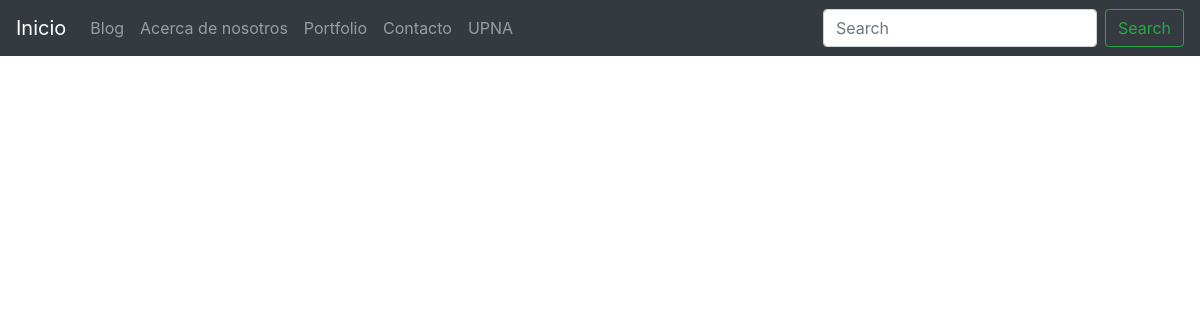
/blog/, run on an earlier commit of the app's database.
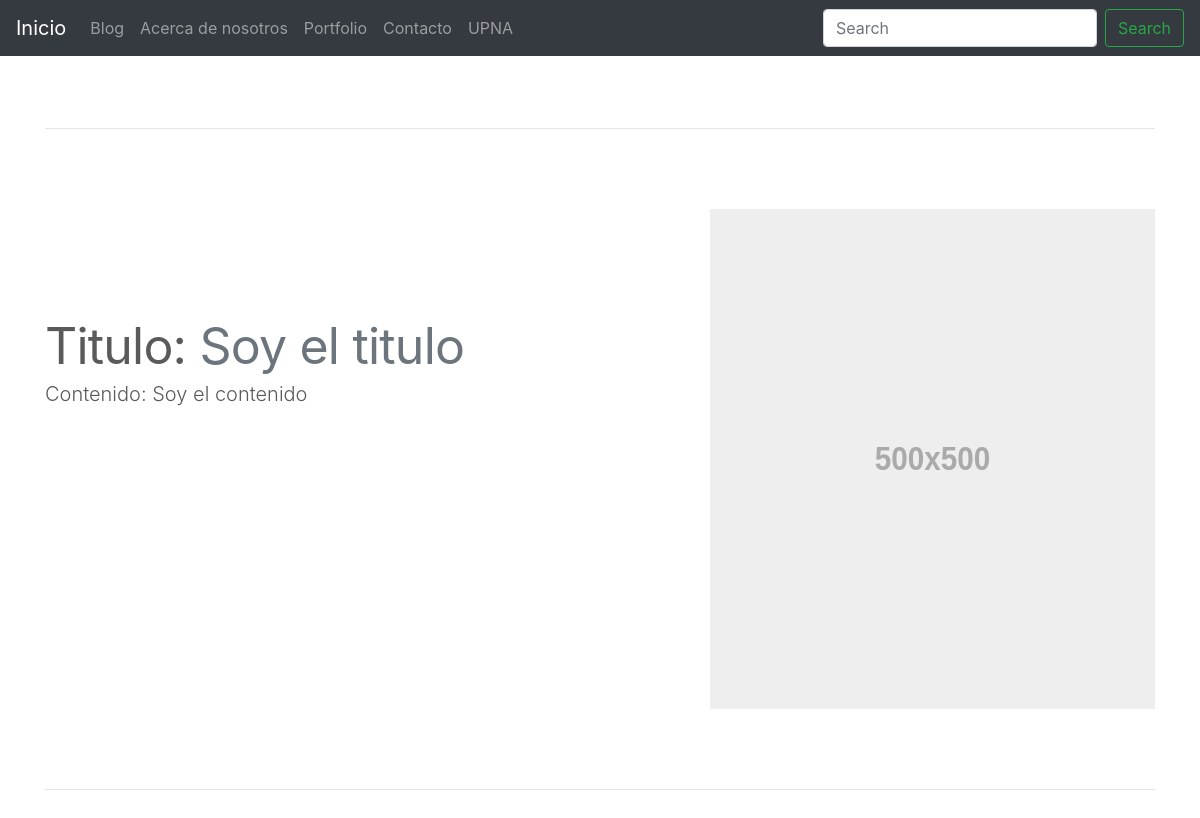
And on a later commit of the database.
### AppBlog/models.py (models this page shows, shortened)
class Post(models.Model):
    title = models.CharField(max_length=200, verbose_name = "Título")
    content = models.TextField(verbose_name = "Contenido")
    published = models.DateTimeField(verbose_name = "Fecha de publicación",default=now)
    image = models.ImageField(verbose_name="Imagen",upload_to="Blog",null=True,blank=True)
    author = models.ForeignKey(User, verbose_name = "Autor",on_delete=models.CASCADE)
    categories = models.ManyToManyField(Category,verbose_name="Categorías", related_name="get_posts")
    created = models.DateTimeField(auto_now_add=True, verbose_name = "Fecha de creación")
    updated = models.DateTimeField(auto_now=True, verbose_name = "Fecha de creación")
    class Meta:
        verbose_name = "Entrada"
        verbose_name_plural ="Entradas"
        ordering = ['-created']

### AppBlog/views.py (the view)
# urls.py: path('', views.VistaBlog, name='name-blog'),
def VistaBlog(request):
    posts = Post.objects.all()
    return render(request, "AppBlog/Blog.html", {'posts':posts})

### AppBlog/templates/AppBlog/Blog.html (shortened to what this page needs)
{% extends 'AppCore/Base.html' %}
{% load static %}
{% block contenido %}
  {% for post in posts %}
	<div class="container marketing">
	<hr class="featurette-divider">
	<div class="row featurette">
	  <div class="col-md-7">
	    <h2 class="featurette-heading">Titulo: <span class="text-muted">{{post.title}}</span></h2>
	    <p class="lead">Contenido: {{post.content}}</p>
	  </div>
	  <div class="col-md-5">
	    <img class="featurette-image img-fluid mx-auto" data-src="holder.js/500x500/auto" alt="Generic placeholder image">
	  </div>
	</div>
	<hr class="featurette-divider">
	</div>
  {% endfor %}
{% endblock %}

### AppCore/templates/AppCore/Base.html (shortened to what this page needs)
<!doctype html>
{% load static %}
<html lang="en">
  <head>
    <link href="{% static 'css/bootstrap.min.css' %}" rel="stylesheet">
    <link href="{% static 'css/carousel.css' %}" rel="stylesheet">
  </head>
  <body>
    <header>
	{% include "AppCore/BarraNavegacion.html" %}
    </header>
    <main role="main">
    {% block contenido %}
	{% endblock %}
    </main>
  </body>
</html>

### AppCore/templates/AppCore/BarraNavegacion.html (shortened to what this page needs)
<nav class="navbar navbar-expand-md navbar-dark fixed-top bg-dark">
  <a class="navbar-brand" href="{% url 'name-home' %}">Inicio</a>
  <div class="collapse navbar-collapse" id="navbarCollapse">
    <ul class="navbar-nav mr-auto">
      <li class="nav-item">
        <a class="nav-link" href="{% url 'name-contact' %}">Blog</a>
      </li>
      <li class="nav-item {% if request.path == '/about-me/' %}active{% endif %}" >
        <a class="nav-link" href="{% url 'name-about' %}">Acerca de nosotros</a>
      </li>
      <li class="nav-item {% if request.path == '/portfolio/' %}active{% endif %}">
        <a class="nav-link" href="{% url 'name-portfolio' %}">Portfolio</a>
      </li>
      <li class="nav-item {% if request.path == '/contact/' %}active{% endif %}">
        <a class="nav-link" href="{% url 'name-contact' %}">Contacto</a>
      </li>
      <li class="nav-item">
        <a class="nav-link" href="http://www.unavarra.es/">UPNA</a>
      </li>
    </ul>
    <form class="form-inline mt-2 mt-md-0">
      <input class="form-control mr-sm-2" type="text" placeholder="Search" aria-label="Search">
      <button class="btn btn-outline-success my-2 my-sm-0" type="submit">Search</button>
    </form>
  </div>
</nav>

### AppBlog/static/AppBlog/css/carousel.css (style rules this page uses)
body { padding-top: 3rem; padding-bottom: 3rem; color: #5a5a5a; }
.marketing h2 { font-weight: 400; }
.featurette-divider { margin: 5rem 0; }
.featurette-heading { font-weight: 300; line-height: 1; letter-spacing: -.05rem; }
@media (min-width: 40em) { .featurette-heading { font-size: 50px; } }
@media (min-width: 62em) { .featurette-heading { margin-top: 7rem; } }

What changed in the data, as far as the page shows it:
added Post: title "Soy el titulo", content "Soy el contenido"
